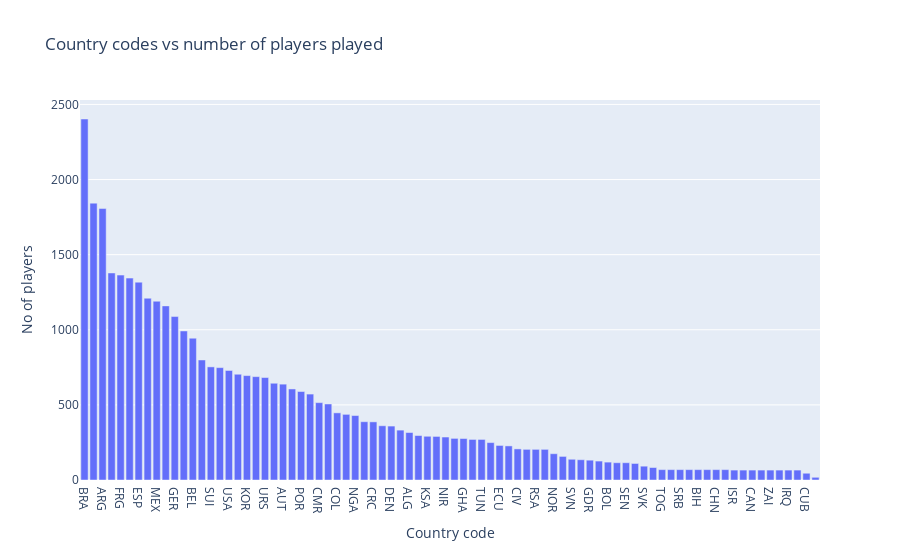

Notebook code for this chart:
### Code cell
import plotly.graph_objects as go

fig = go.Figure(data=[go.Bar(x=d2.index, y=d2['count'])])
fig.update_layout(title_text='Country codes vs number of players played', xaxis_title='Country code', yaxis_title='No of players')
py.offline.iplot(fig)

# Insight 6 : Brazil has played the most number of players followed by Italy and Argentina

### Figure 1 — Plotly figure (JSON) as saved in the notebook; plotly's stock layout.template omitted (floating-point values rounded to 4 significant figures)
{"data": [{"x": ["BRA", "ITA", "ARG", "ENG", "FRG", "FRA", "ESP", "NED", "MEX", "URU", "GER", "SWE", "BEL", "YUG", "SUI", "CHI", "USA", "HUN", "KOR", "POL", "URS", "TCH", "AUT", "PAR", "POR", "BUL", "CMR", "SCO", "COL", "ROU", "NGA", "JPN", "CRC", "CRO", "DEN", "PER", "ALG", "AUS", "KSA", "IRL", "NIR", "MAR", "GHA", "IRN", "TUN", "GRE", "ECU", "TUR", "CIV", "HON", "RSA", "RUS", "NOR", "PRK", "SVN", "NZL", "GDR", "SLV", "BOL", "UKR", "SEN", "WAL", "SVK", "EGY", "TOG", "SCG", "SRB", "CZE", "BIH", "ANG", "CHN", "TRI", "ISR", "HAI", "CAN", "KUW", "ZAI", "JAM", "IRQ", "UAE", "CUB", "INH"], "y": [2403, 1843, 1807, 1378, 1364, 1344, 1317, 1210, 1190, 1159, 1088, 992, 944, 799, 753, 748, 729, 704, 695, 688, 682, 644, 638, 606, 589, 572, 515, 506, 447, 437, 429, 388, 387, 361, 359, 332, 316, 296, 291, 290, 286, 277, 276, 270, 270, 249, 230, 227, 207, 204, 204, 204, 175, 157, 138, 135, 132, 126, 119, 115, 115, 110, 92, 83, 69, 69, 69, 69, 69, 69, 69, 69, 66, 66, 66, 66, 66, 66, 66, 66, 45, 18], "type": "bar"}], "layout": {"title": {"text": "Country codes vs number of players played"}, "xaxis": {"title": {"text": "Country code"}}, "yaxis": {"title": {"text": "No of players"}}}}
